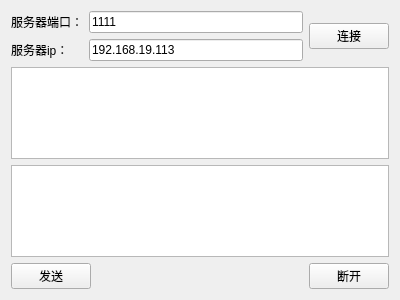
<?xml version="1.0" encoding="UTF-8"?>
<ui version="4.0">
 <class>client</class>
 <widget class="QWidget" name="client">
  <property name="geometry">
   <rect>
    <x>0</x>
    <y>0</y>
    <width>400</width>
    <height>300</height>
   </rect>
  </property>
  <property name="windowTitle">
   <string>Form</string>
  </property>
  <layout class="QVBoxLayout" name="verticalLayout">
   <item>
    <layout class="QHBoxLayout" name="horizontalLayout">
     <item>
      <layout class="QGridLayout" name="gridLayout">
       <item row="0" column="0">
        <widget class="QLabel" name="label">
         <property name="text">
          <string>服务器端口：</string>
         </property>
        </widget>
       </item>
       <item row="0" column="1">
        <widget class="QLineEdit" name="port">
         <property name="text">
          <string>1111</string>
         </property>
        </widget>
       </item>
       <item row="1" column="0">
        <widget class="QLabel" name="label_2">
         <property name="text">
          <string>服务器ip：</string>
         </property>
        </widget>
       </item>
       <item row="1" column="1">
        <widget class="QLineEdit" name="ip">
         <property name="text">
          <string>192.168.19.113</string>
         </property>
        </widget>
       </item>
      </layout>
     </item>
     <item>
      <widget class="QPushButton" name="buttonconnect">
       <property name="text">
        <string>连接</string>
       </property>
      </widget>
     </item>
    </layout>
   </item>
   <item>
    <widget class="QTextEdit" name="read">
     <property name="readOnly">
      <bool>true</bool>
     </property>
    </widget>
   </item>
   <item>
    <widget class="QTextEdit" name="write"/>
   </item>
   <item>
    <layout class="QHBoxLayout" name="horizontalLayout_2">
     <item>
      <widget class="QPushButton" name="buttonsend">
       <property name="text">
        <string>发送</string>
       </property>
      </widget>
     </item>
     <item>
      <spacer name="horizontalSpacer">
       <property name="orientation">
        <enum>Qt::Horizontal</enum>
       </property>
       <property name="sizeHint" stdset="0">
        <size>
         <width>40</width>
         <height>20</height>
        </size>
       </property>
      </spacer>
     </item>
     <item>
      <widget class="QPushButton" name="buttonclose">
       <property name="text">
        <string>断开</string>
       </property>
      </widget>
     </item>
    </layout>
   </item>
  </layout>
 </widget>
 <resources/>
 <connections/>
</ui>
